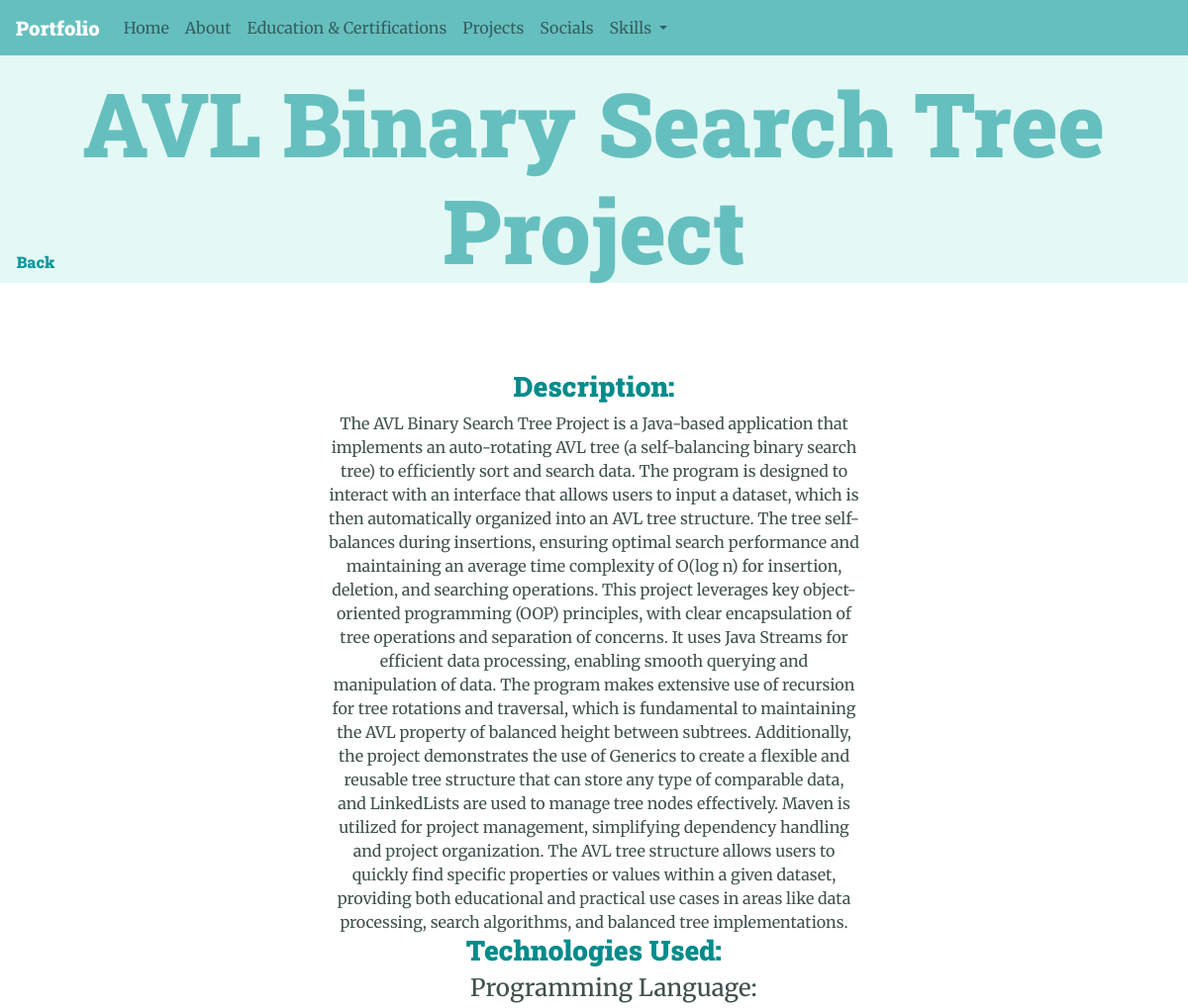
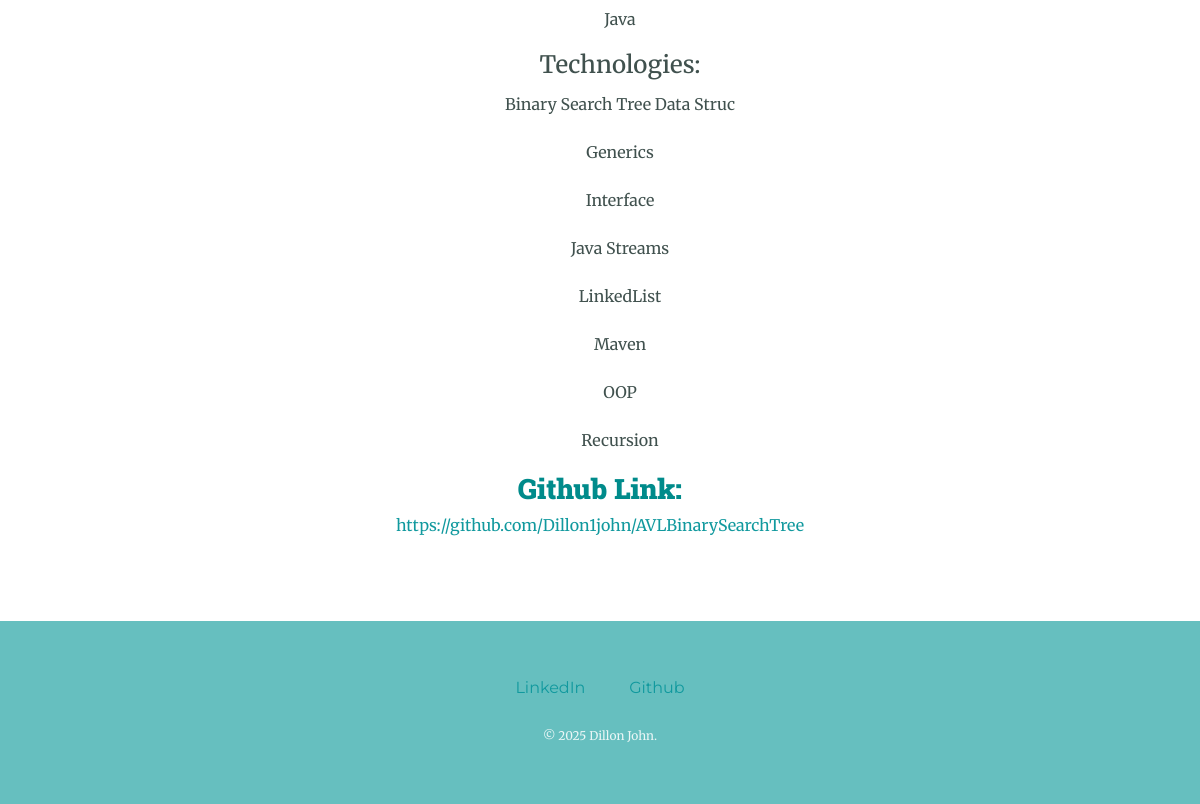
The app's page /projects/18/ with its own data (2 pictures, top to bottom).
### Portfolio/models.py (models this page shows, shortened)
class Project(models.Model):
    title = models.CharField(max_length=100, blank=True)
    subtitle = models.CharField(max_length=100,  blank=True)
    description = models.TextField(blank=True, null=True)
    programming_language = ManyToManyField('Language', blank=True)
    technologies = models.CharField(max_length=100, blank=True)
    category = ManyToManyField('Category', blank=True)
    github_link = models.URLField(blank=True, null=True)
    live_demo_link = models.URLField(blank=True, null=True)
    image = models.ImageField(upload_to='projects', blank=True, null=True)
    image2 = models.ImageField(upload_to='projects', blank=True, null=True)
    image3 = models.ImageField(upload_to='projects', blank=True, null=True)
    image4 = models.ImageField(upload_to='projects', blank=True, null=True)
    video = models.FileField(upload_to='projects', blank=True, null=True)
    created_at = models.DateTimeField(auto_now_add=True)
    slug = models.SlugField(unique=True, blank=True)

class Language(models.Model):
    name = models.CharField(max_length=50)
    class Meta:
        verbose_name_plural = 'Languages'
    def __str__(self):
        return self.name

### Portfolio/views.py (the view)
# urls.py: path('projects/<int:pk>/', views.ProjectDetailView.as_view(), name='project-detail'),
class ProjectDetailView(DetailView):
    template_name = 'Portfolio/projectDetail.html'
    model = Project
    technologies = Project.technologies
    context_object_name = 'project'
    def split_and_sort(self, input_string):
        split_list = [item.strip() for item in input_string.split(',')]
        return sorted(split_list)
    def get_context_data(self, **kwargs):
        context = super().get_context_data(**kwargs)
        project_id = self.kwargs['pk']
        technologies = Project.objects.get(pk=project_id).technologies
        languages = Project.objects.get(pk=project_id).programming_language.all()
        context['technologies'] = self.split_and_sort(technologies)
        context['languages'] = languages
        return context

### Portfolio/templates/Portfolio/projectDetail.html (shortened to what this page needs)
{% extends 'base.html' %}
{% load static %}
{% block content %}
<div class="topPage">
    <h1> {{ project.title }}</h1>
    <h6><a href="{% url 'projects' %}" class="back_button">Back</a></h6>
</div>
<div class="container-fluid">
    <div class="row">
            <div class="col-12 col-lg-6 mb-4 mb-lg-0">
            </div>
            {% if not project.image and not project.image2 and not project.image3 and not project.image4 and not project.video %}
                <div class="col-12">
                    <div class="centered-container justify-content-center">
                        <div class="project-details centered-details">
            {% else %}
                <div class="col-12 col-lg-6">
                    <div class="project-details">
            {% endif %}
                    {% if project.description %}
                        <div class="detail-item">
                            <h3>Description:</h3>
                            <span class="value">{{ project.description }}</span>
                        </div>
                    {% endif %}
                    <div class="detail-item">
                        <h3>Technologies Used:</h3>
                        <ul>
                            <h4>Programming Language:</h4>
                            {% for language in languages %}
                                {% if language|upper == 'CPP' %}
                                    <li><p>C++</p></li>
                                {% else %}
                                    <li><p>{{ language }}</p></li>
                                {% endif %}
                            {% endfor %}
                            <h4>Technologies:</h4>
                            {% for technology in technologies %}
                                <li><p>{{ technology }}</p></li>
                            {% endfor %}
                        </ul>
                    </div>
                    {% if project.github_link %}
                        <div class="detail-item">
                            <h3>Github Link:</h3>
                            <span class="value"><a href="{{ project.github_link }}" target="_blank">{{ project.github_link }}</a></span>
                        </div>
                    {% endif %}
                </div>
                {% if not project.image and not project.image2 and not project.image3 and not project.image4 and not project.video %}
                    </div>
                {% endif %}
            </div>
        </div>
</div>
{% include 'Portfolio/includes/footer.html' %}
{% endblock %}

### static/app.css (style rules this page uses)
body { color: #40514E; margin: 0; text-align: center; font-family: "Merriweather", serif; position: relative; }
html { scroll-padding-top: 100px; }
html,body { overflow-x:hidden; max-width: 100%; }
h1 { font-size: 5.625rem; margin: 50px auto 0 auto; font-family: "Sacramento", cursive; color: #66BFBF; }
h3 { font-family: "Montserrat", sans-serif; color: #11999E; }
a { color: #11999E; text-decoration: none; }
p { line-height: 2; }
ul { list-style: none; }
.topPage { background-color: #E4F9F5; position: relative; padding-top: 20px; }
.back_button { position: absolute; top: auto; left:0; right:94%; bottom: 4%; margin:0 auto; }

### Portfolio/templates/Portfolio/projectDetail.html (style rules this page uses)
h3 { font-family: 'RobotoSlabDark', 'sans-serif'; color: darkcyan; }
.project-details { padding: 1rem; }
.centered-container { display: flex; justify-content: center; align-items: flex-start; min-height: 60vh; width: 100%; padding: 2rem 0; text-align: center; }
.centered-details { max-width: 600px; padding: 2rem; margin: 0 auto; }
.topPage h1 { font-family: 'RobotoSlabDark', 'sans-serif'; }
.back_button { font-family: 'RobotoSlabDark', 'sans-serif'; }

### records on screen
Project: title "AVL Binary Search Tree Project", description "The AVL Binary Search Tree Project is a Java-based application that implements an auto-rotating AVL tree (a self-balancing binary search tree) to efficiently sort and search data. The program is designed to interact with an interface that allows users to input a dataset, which is then automatically organized into an AVL tree structure. The tree self-balances during insertions, ensuring optimal search performance and maintaining an average time complexity of O(log n) for insertion, deletion, and searching operations. This project leverages key object-oriented programming (OOP) principles, with clear encapsulation of tree operations and separation of concerns. It uses Java Streams for…", github_link "https://github.com/Dillon1john/AVLBinarySearchTree"
Language: name "Java"

### other values on screen
{{ technology }} "Binary Search Tree Data Struc" "Generics" "Interface" "Java Streams" "LinkedList" "Maven" "OOP" "Recursion"
